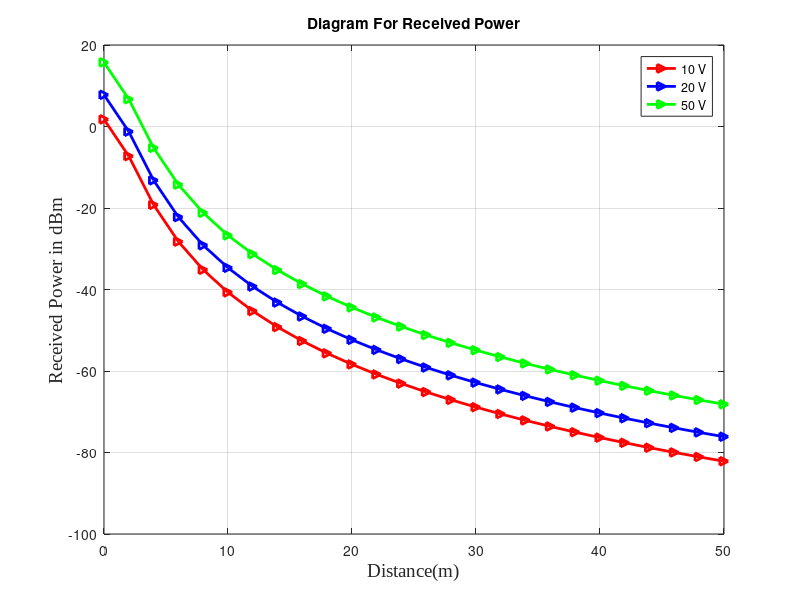

The MATLAB source for this figure:
u0 = 0.4*pi*10^-7;
Nt = 100;
Nr = 100;
a = 2;
r = 2;
r_d = 0:2:50;
M = (u0 * pi * Nt * Nr * a^4) / ( 2 * ( sqrt(r^2 + a^2) ^3) );
M_d = (0.5 * u0 * pi * Nt * Nr * a^4) ./ ( ( sqrt(r_d.^2 + a^2).^3 ) );

R_L = 1000;
R_L_1 = 3.14; 
R_L_2 = 3.14;
R_s = 9;
C = 1.8*10^-7;
L = 5.46*10^-3;
f_k = 2*pi*150;
f = 0:0.1:1000;
U_0 = 10;
omg = (2*pi).*f;
P_omg =  10 * log10( U_0^2 * ( (f_k*f_k)/(2*R_L_2*(R_L_1+R_s)^2) ) * ( M_d.^2) );

figure(1)
plot(r_d, P_omg,'r->','lineWidth',2);
hold on;
U_0 = 20;
omg = (2*pi).*f;
M = (u0 * pi * Nt * Nr * a^4) / ( 2 * ( sqrt(r^2 + a^2) ^3) );
M_d = (0.5 * u0 * pi * Nt * Nr * a^4) ./ ( ( sqrt(r_d.^2 + a^2).^3 ) );
P_omg =  10 * log10( U_0^2 * ( (f_k*f_k)/(2*R_L_2*(R_L_1+R_s)^2) ) * ( M_d.^2) );
plot(r_d, P_omg,'b->','lineWidth',2);

grid on;
hold on;
U_0 = 50;
Nt = 100;
Nr = 100;
a = 2;
r = 25;
M = (u0 * pi * Nt * Nr * a^4) / ( 2 * ( sqrt(r^2 + a^2) ^3) );
M_d = (0.5 * u0 * pi * Nt * Nr * a^4) ./ ( ( sqrt(r_d.^2 + a^2).^3 ) );
omg = (2*pi).*f;
P_omg =  10 * log10( U_0^2 * ( (f_k*f_k)/(2*R_L_2*(R_L_1+R_s)^2) ) * ( M_d.^2) );
plot(r_d, P_omg,'g->','lineWidth',2);


grid on;
title('Diagram For Received Power');
legend('Received Power');
xlabel('Distance(m)','Fontname', 'Times New Roman','FontSize',14);
ylabel('Received Power in dBm','Fontname', 'Times New Roman','FontSize',14);
legend('10 V', '20 V', '50 V');